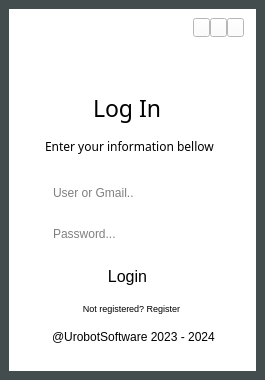
<?xml version="1.0" encoding="UTF-8"?>
<ui version="4.0">
 <class>MainWindow</class>
 <widget class="QMainWindow" name="MainWindow">
  <property name="geometry">
   <rect>
    <x>0</x>
    <y>0</y>
    <width>265</width>
    <height>380</height>
   </rect>
  </property>
  <property name="maximumSize">
   <size>
    <width>500</width>
    <height>500</height>
   </size>
  </property>
  <property name="windowTitle">
   <string>MainWindow</string>
  </property>
  <property name="styleSheet">
   <string notr="true">background:#444d4d</string>
  </property>
  <widget class="QWidget" name="centralwidget">
   <layout class="QGridLayout" name="gridLayout_4">
    <item row="0" column="0">
     <widget class="QWidget" name="widget" native="true">
      <property name="styleSheet">
       <string notr="true">background:white
</string>
      </property>
      <layout class="QGridLayout" name="gridLayout_8">
       <item row="0" column="0">
        <spacer name="horizontalSpacer">
         <property name="orientation">
          <enum>Qt::Horizontal</enum>
         </property>
         <property name="sizeType">
          <enum>QSizePolicy::Maximum</enum>
         </property>
         <property name="sizeHint" stdset="0">
          <size>
           <width>167</width>
           <height>20</height>
          </size>
         </property>
        </spacer>
       </item>
       <item row="0" column="1">
        <layout class="QGridLayout" name="gridLayout_7">
         <property name="spacing">
          <number>0</number>
         </property>
         <item row="0" column="0">
          <widget class="QPushButton" name="minimize_window_button">
           <property name="sizePolicy">
            <sizepolicy hsizetype="Minimum" vsizetype="Minimum">
             <horstretch>0</horstretch>
             <verstretch>0</verstretch>
            </sizepolicy>
           </property>
           <property name="minimumSize">
            <size>
             <width>17</width>
             <height>19</height>
            </size>
           </property>
           <property name="maximumSize">
            <size>
             <width>17</width>
             <height>19</height>
            </size>
           </property>
           <property name="text">
            <string/>
           </property>
           <property name="icon">
            <iconset resource="../Qss/icons/_icons.qrc">
             <normaloff>:/feather/icons/feather/window_minimize.png</normaloff>:/feather/icons/feather/window_minimize.png</iconset>
           </property>
           <property name="iconSize">
            <size>
             <width>13</width>
             <height>13</height>
            </size>
           </property>
          </widget>
         </item>
         <item row="0" column="1">
          <widget class="QPushButton" name="restore_window_button">
           <property name="minimumSize">
            <size>
             <width>17</width>
             <height>19</height>
            </size>
           </property>
           <property name="maximumSize">
            <size>
             <width>17</width>
             <height>19</height>
            </size>
           </property>
           <property name="text">
            <string/>
           </property>
           <property name="icon">
            <iconset resource="../Qss/icons/_icons.qrc">
             <normaloff>:/feather/icons/feather/maximize-2.png</normaloff>:/feather/icons/feather/maximize-2.png</iconset>
           </property>
           <property name="iconSize">
            <size>
             <width>10</width>
             <height>26</height>
            </size>
           </property>
          </widget>
         </item>
         <item row="0" column="2">
          <widget class="QPushButton" name="close_window_button">
           <property name="minimumSize">
            <size>
             <width>17</width>
             <height>19</height>
            </size>
           </property>
           <property name="maximumSize">
            <size>
             <width>17</width>
             <height>19</height>
            </size>
           </property>
           <property name="text">
            <string/>
           </property>
           <property name="icon">
            <iconset resource="../Qss/icons/_icons.qrc">
             <normaloff>:/feather/icons/feather/window_close.png</normaloff>:/feather/icons/feather/window_close.png</iconset>
           </property>
           <property name="iconSize">
            <size>
             <width>10</width>
             <height>13</height>
            </size>
           </property>
          </widget>
         </item>
        </layout>
       </item>
       <item row="1" column="0" colspan="2">
        <widget class="QCustomQStackedWidget" name="stackedWidget">
         <property name="styleSheet">
          <string notr="true">background-color: white;</string>
         </property>
         <property name="currentIndex">
          <number>0</number>
         </property>
         <widget class="QWidget" name="page">
          <layout class="QGridLayout" name="gridLayout_3">
           <item row="4" column="0" colspan="3">
            <layout class="QVBoxLayout" name="verticalLayout">
             <property name="spacing">
              <number>11</number>
             </property>
             <property name="leftMargin">
              <number>16</number>
             </property>
             <property name="topMargin">
              <number>9</number>
             </property>
             <property name="rightMargin">
              <number>10</number>
             </property>
             <property name="bottomMargin">
              <number>4</number>
             </property>
             <item>
              <widget class="QLineEdit" name="lineEdit_2">
               <property name="sizePolicy">
                <sizepolicy hsizetype="Minimum" vsizetype="Minimum">
                 <horstretch>0</horstretch>
                 <verstretch>0</verstretch>
                </sizepolicy>
               </property>
               <property name="minimumSize">
                <size>
                 <width>177</width>
                 <height>30</height>
                </size>
               </property>
               <property name="maximumSize">
                <size>
                 <width>177</width>
                 <height>30</height>
                </size>
               </property>
               <property name="styleSheet">
                <string notr="true">            QLineEdit {
                border: 1px solid #ffffff;
                padding: 6px;
                border-radius: 6px;
                background-color: #ffffff;
                color: black;  /* Cor do texto alterada para preto */
            }</string>
               </property>
               <property name="placeholderText">
                <string>User or Gmail..</string>
               </property>
              </widget>
             </item>
             <item>
              <widget class="QLineEdit" name="lineEdit">
               <property name="sizePolicy">
                <sizepolicy hsizetype="Minimum" vsizetype="Fixed">
                 <horstretch>0</horstretch>
                 <verstretch>0</verstretch>
                </sizepolicy>
               </property>
               <property name="minimumSize">
                <size>
                 <width>177</width>
                 <height>0</height>
                </size>
               </property>
               <property name="maximumSize">
                <size>
                 <width>177</width>
                 <height>16777215</height>
                </size>
               </property>
               <property name="styleSheet">
                <string notr="true">            QLineEdit {
                border: 1px solid #ffffff;
                padding: 6px;
                border-radius: 6px;
                background-color: #ffffff;
                color: black;  /* Cor do texto alterada para preto */
            }</string>
               </property>
               <property name="echoMode">
                <enum>QLineEdit::Password</enum>
               </property>
               <property name="placeholderText">
                <string>Password...</string>
               </property>
              </widget>
             </item>
            </layout>
           </item>
           <item row="2" column="0" colspan="3">
            <widget class="QLabel" name="label_2">
             <property name="sizePolicy">
              <sizepolicy hsizetype="Preferred" vsizetype="Minimum">
               <horstretch>0</horstretch>
               <verstretch>0</verstretch>
              </sizepolicy>
             </property>
             <property name="font">
              <font>
               <family>Sitka Small</family>
               <pointsize>17</pointsize>
              </font>
             </property>
             <property name="text">
              <string>Log In</string>
             </property>
             <property name="indent">
              <number>65</number>
             </property>
            </widget>
           </item>
           <item row="3" column="0" colspan="3">
            <widget class="QLabel" name="label_3">
             <property name="font">
              <font>
               <family>MingLiU_HKSCS-ExtB</family>
               <pointsize>9</pointsize>
              </font>
             </property>
             <property name="text">
              <string>Enter your information bellow</string>
             </property>
             <property name="indent">
              <number>17</number>
             </property>
            </widget>
           </item>
           <item row="1" column="1">
            <widget class="QLabel" name="label_4">
             <property name="text">
              <string/>
             </property>
             <property name="pixmap">
              <pixmap resource="../Qss/icons/_icons.qrc">:/font_awesome_regular/icons/font_awesome/regular/user.png</pixmap>
             </property>
             <property name="scaledContents">
              <bool>true</bool>
             </property>
             <property name="margin">
              <number>8</number>
             </property>
             <property name="indent">
              <number>96</number>
             </property>
            </widget>
           </item>
           <item row="5" column="0" colspan="3">
            <layout class="QGridLayout" name="gridLayout_2" columnminimumwidth="0">
             <property name="leftMargin">
              <number>5</number>
             </property>
             <property name="topMargin">
              <number>3</number>
             </property>
             <property name="rightMargin">
              <number>13</number>
             </property>
             <property name="bottomMargin">
              <number>6</number>
             </property>
             <property name="horizontalSpacing">
              <number>9</number>
             </property>
             <property name="verticalSpacing">
              <number>18</number>
             </property>
             <item row="0" column="0">
              <widget class="QPushButton" name="pushButton_2">
               <property name="sizePolicy">
                <sizepolicy hsizetype="Minimum" vsizetype="Minimum">
                 <horstretch>0</horstretch>
                 <verstretch>0</verstretch>
                </sizepolicy>
               </property>
               <property name="minimumSize">
                <size>
                 <width>0</width>
                 <height>28</height>
                </size>
               </property>
               <property name="maximumSize">
                <size>
                 <width>16777215</width>
                 <height>28</height>
                </size>
               </property>
               <property name="styleSheet">
                <string notr="true">            QPushButton {
                background-color: #ffffff;
                border: 1px solid #ffffff;
                border-radius: 13px;  /* Borda arredondada (círculo) */
                color: black;  /* Cor do texto alterada para preto */
                font-size: 16px;  /* Ajuste do tamanho do ícone */
            }
            QPushButton:hover {
                background-color: #ffffff;
            }
            QPushButton:pressed {
                background-color: #ffffff;
            }</string>
               </property>
               <property name="text">
                <string>Login</string>
               </property>
               <property name="icon">
                <iconset resource="../Qss/icons/_icons.qrc">
                 <normaloff>:/material_design/icons/material_design/login.png</normaloff>:/material_design/icons/material_design/login.png</iconset>
               </property>
               <property name="iconSize">
                <size>
                 <width>30</width>
                 <height>30</height>
                </size>
               </property>
              </widget>
             </item>
            </layout>
           </item>
           <item row="1" column="2">
            <spacer name="horizontalSpacer_3">
             <property name="orientation">
              <enum>Qt::Horizontal</enum>
             </property>
             <property name="sizeType">
              <enum>QSizePolicy::Minimum</enum>
             </property>
             <property name="sizeHint" stdset="0">
              <size>
               <width>63</width>
               <height>20</height>
              </size>
             </property>
            </spacer>
           </item>
           <item row="1" column="0">
            <spacer name="horizontalSpacer_4">
             <property name="orientation">
              <enum>Qt::Horizontal</enum>
             </property>
             <property name="sizeType">
              <enum>QSizePolicy::Minimum</enum>
             </property>
             <property name="sizeHint" stdset="0">
              <size>
               <width>63</width>
               <height>30</height>
              </size>
             </property>
            </spacer>
           </item>
           <item row="7" column="0" colspan="3">
            <layout class="QGridLayout" name="gridLayout">
             <item row="0" column="0">
              <widget class="QLabel" name="label">
               <property name="text">
                <string>@UrobotSoftware 2023 - 2024</string>
               </property>
               <property name="indent">
                <number>24</number>
               </property>
              </widget>
             </item>
            </layout>
           </item>
           <item row="6" column="0" colspan="3">
            <widget class="QPushButton" name="pushButton">
             <property name="font">
              <font>
               <pointsize>-1</pointsize>
              </font>
             </property>
             <property name="styleSheet">
              <string notr="true">            QPushButton {
                background-color: #ffffff;
                border: 1px solid #ffffff;
                border-radius: 13px;  /* Borda arredondada (círculo) */
                color: black;  /* Cor do texto alterada para preto */
                font-size: 9px;  /* Ajuste do tamanho do ícone */
            }
            QPushButton:hover {
                background-color: #ffffff;
            }
            QPushButton:pressed {
                background-color: #ffffff;
            }</string>
             </property>
             <property name="text">
              <string>Not registered? Register</string>
             </property>
            </widget>
           </item>
          </layout>
         </widget>
         <widget class="QWidget" name="page_2">
          <layout class="QGridLayout" name="gridLayout_5">
           <item row="1" column="0" colspan="3">
            <widget class="QLabel" name="label_8">
             <property name="sizePolicy">
              <sizepolicy hsizetype="Preferred" vsizetype="Minimum">
               <horstretch>0</horstretch>
               <verstretch>0</verstretch>
              </sizepolicy>
             </property>
             <property name="font">
              <font>
               <family>Sitka Small</family>
               <pointsize>17</pointsize>
              </font>
             </property>
             <property name="text">
              <string>Sign Up</string>
             </property>
             <property name="indent">
              <number>59</number>
             </property>
            </widget>
           </item>
           <item row="0" column="1">
            <widget class="QLabel" name="label_5">
             <property name="text">
              <string/>
             </property>
             <property name="pixmap">
              <pixmap resource="../Qss/icons/_icons.qrc">:/font_awesome_regular/icons/font_awesome/regular/user.png</pixmap>
             </property>
             <property name="scaledContents">
              <bool>true</bool>
             </property>
             <property name="margin">
              <number>8</number>
             </property>
             <property name="indent">
              <number>96</number>
             </property>
            </widget>
           </item>
           <item row="8" column="0" colspan="3">
            <widget class="QLabel" name="label_7">
             <property name="text">
              <string>@UrobotSoftware 2023 - 2024</string>
             </property>
             <property name="indent">
              <number>30</number>
             </property>
            </widget>
           </item>
           <item row="2" column="0" colspan="3">
            <widget class="QLabel" name="label_6">
             <property name="font">
              <font>
               <family>MingLiU_HKSCS-ExtB</family>
               <pointsize>9</pointsize>
              </font>
             </property>
             <property name="text">
              <string>Enter your information bellow</string>
             </property>
             <property name="indent">
              <number>22</number>
             </property>
            </widget>
           </item>
           <item row="0" column="0">
            <spacer name="horizontalSpacer_5">
             <property name="orientation">
              <enum>Qt::Horizontal</enum>
             </property>
             <property name="sizeType">
              <enum>QSizePolicy::Minimum</enum>
             </property>
             <property name="sizeHint" stdset="0">
              <size>
               <width>63</width>
               <height>30</height>
              </size>
             </property>
            </spacer>
           </item>
           <item row="0" column="2">
            <spacer name="horizontalSpacer_6">
             <property name="orientation">
              <enum>Qt::Horizontal</enum>
             </property>
             <property name="sizeType">
              <enum>QSizePolicy::Minimum</enum>
             </property>
             <property name="sizeHint" stdset="0">
              <size>
               <width>63</width>
               <height>20</height>
              </size>
             </property>
            </spacer>
           </item>
           <item row="7" column="0">
            <spacer name="verticalSpacer">
             <property name="orientation">
              <enum>Qt::Vertical</enum>
             </property>
             <property name="sizeType">
              <enum>QSizePolicy::Minimum</enum>
             </property>
             <property name="sizeHint" stdset="0">
              <size>
               <width>20</width>
               <height>10</height>
              </size>
             </property>
            </spacer>
           </item>
           <item row="3" column="0" colspan="3">
            <layout class="QVBoxLayout" name="verticalLayout_2">
             <property name="spacing">
              <number>11</number>
             </property>
             <property name="leftMargin">
              <number>16</number>
             </property>
             <property name="topMargin">
              <number>9</number>
             </property>
             <property name="rightMargin">
              <number>2</number>
             </property>
             <property name="bottomMargin">
              <number>3</number>
             </property>
             <item>
              <widget class="QLineEdit" name="lineEdit_3">
               <property name="sizePolicy">
                <sizepolicy hsizetype="Minimum" vsizetype="Minimum">
                 <horstretch>0</horstretch>
                 <verstretch>0</verstretch>
                </sizepolicy>
               </property>
               <property name="minimumSize">
                <size>
                 <width>177</width>
                 <height>30</height>
                </size>
               </property>
               <property name="maximumSize">
                <size>
                 <width>177</width>
                 <height>30</height>
                </size>
               </property>
               <property name="styleSheet">
                <string notr="true">            QLineEdit {
                border: 1px solid #ffffff;
                padding: 6px;
                border-radius: 6px;
                background-color: #ffffff;
                color: black;  /* Cor do texto alterada para preto */
            }</string>
               </property>
               <property name="placeholderText">
                <string>User or Gmail..</string>
               </property>
              </widget>
             </item>
             <item>
              <widget class="QLineEdit" name="lineEdit_4">
               <property name="sizePolicy">
                <sizepolicy hsizetype="Minimum" vsizetype="Minimum">
                 <horstretch>0</horstretch>
                 <verstretch>0</verstretch>
                </sizepolicy>
               </property>
               <property name="minimumSize">
                <size>
                 <width>177</width>
                 <height>30</height>
                </size>
               </property>
               <property name="maximumSize">
                <size>
                 <width>177</width>
                 <height>30</height>
                </size>
               </property>
               <property name="styleSheet">
                <string notr="true">            QLineEdit {
                border: 1px solid #ffffff;
                padding: 6px;
                border-radius: 6px;
                background-color: #ffffff;
                color: black;  /* Cor do texto alterada para preto */
            }</string>
               </property>
               <property name="echoMode">
                <enum>QLineEdit::Password</enum>
               </property>
               <property name="placeholderText">
                <string>Password...</string>
               </property>
              </widget>
             </item>
             <item>
              <widget class="QCustomCheckBox" name="checkBox">
               <property name="sizePolicy">
                <sizepolicy hsizetype="Minimum" vsizetype="Minimum">
                 <horstretch>0</horstretch>
                 <verstretch>0</verstretch>
                </sizepolicy>
               </property>
               <property name="text">
                <string>Agree with our terms</string>
               </property>
              </widget>
             </item>
            </layout>
           </item>
           <item row="5" column="0" colspan="3">
            <layout class="QGridLayout" name="gridLayout_6">
             <property name="leftMargin">
              <number>5</number>
             </property>
             <property name="topMargin">
              <number>7</number>
             </property>
             <property name="rightMargin">
              <number>14</number>
             </property>
             <property name="bottomMargin">
              <number>6</number>
             </property>
             <property name="horizontalSpacing">
              <number>4</number>
             </property>
             <property name="verticalSpacing">
              <number>15</number>
             </property>
             <item row="0" column="0">
              <widget class="QPushButton" name="pushButton_3">
               <property name="sizePolicy">
                <sizepolicy hsizetype="Minimum" vsizetype="Minimum">
                 <horstretch>0</horstretch>
                 <verstretch>0</verstretch>
                </sizepolicy>
               </property>
               <property name="styleSheet">
                <string notr="true">            QPushButton {
                background-color: #ffffff;
                border: 1px solid #ffffff;
                border-radius: 13px;  /* Borda arredondada (círculo) */
                color: black;  /* Cor do texto alterada para preto */
                font-size: 16px;  /* Ajuste do tamanho do ícone */
            }
            QPushButton:hover {
                background-color: #ffffff;
            }
            QPushButton:pressed {
                background-color: #ffffff;
            }</string>
               </property>
               <property name="text">
                <string>Register</string>
               </property>
               <property name="icon">
                <iconset resource="../Qss/icons/_icons.qrc">
                 <normaloff>:/material_design/icons/material_design/assignment_ind.png</normaloff>:/material_design/icons/material_design/assignment_ind.png</iconset>
               </property>
              </widget>
             </item>
            </layout>
           </item>
           <item row="6" column="0" colspan="3">
            <widget class="QPushButton" name="pushButton_4">
             <property name="styleSheet">
              <string notr="true">            QPushButton {
                background-color: #ffffff;
                border: 1px solid #ffffff;
                border-radius: 13px;  /* Borda arredondada (círculo) */
                color: black;  /* Cor do texto alterada para preto */
                font-size: 9px;  /* Ajuste do tamanho do ícone */
            }
            QPushButton:hover {
                background-color: #ffffff;
            }
            QPushButton:pressed {
                background-color: #ffffff;
            }</string>
             </property>
             <property name="text">
              <string>Already registered? Login</string>
             </property>
            </widget>
           </item>
          </layout>
         </widget>
        </widget>
       </item>
      </layout>
     </widget>
    </item>
   </layout>
  </widget>
 </widget>
 <customwidgets>
  <customwidget>
   <class>QCustomQStackedWidget</class>
   <extends>QStackedWidget</extends>
   <header location="global">Custom_Widgets.QCustomQStackedWidget.h</header>
   <container>1</container>
  </customwidget>
  <customwidget>
   <class>QCustomCheckBox</class>
   <extends>QCheckBox</extends>
   <header>Custom_Widgets.QCustomCheckBox.h</header>
  </customwidget>
 </customwidgets>
 <resources>
  <include location="../Qss/icons/_icons.qrc"/>
 </resources>
 <connections/>
</ui>
